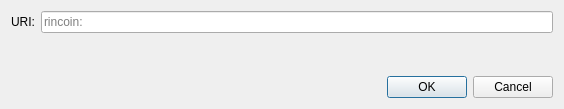
<?xml version="1.0" encoding="UTF-8"?>
<ui version="4.0">
 <class>OpenURIDialog</class>
 <widget class="QDialog" name="OpenURIDialog">
  <property name="geometry">
   <rect>
    <x>0</x>
    <y>0</y>
    <width>564</width>
    <height>109</height>
   </rect>
  </property>
  <property name="windowTitle">
   <string>Open rincoin URI</string>
  </property>
  <layout class="QVBoxLayout" name="verticalLayout">
   <item>
    <layout class="QHBoxLayout" name="horizontalLayout">
     <item>
      <widget class="QLabel" name="label">
       <property name="text">
        <string>URI:</string>
       </property>
      </widget>
     </item>
     <item>
      <widget class="QValidatedLineEdit" name="uriEdit">
       <property name="placeholderText">
        <string notr="true">rincoin:</string>
       </property>
      </widget>
     </item>
    </layout>
   </item>
   <item>
    <spacer name="verticalSpacer">
     <property name="orientation">
      <enum>Qt::Vertical</enum>
     </property>
     <property name="sizeHint" stdset="0">
      <size>
       <width>20</width>
       <height>40</height>
      </size>
     </property>
    </spacer>
   </item>
   <item>
    <widget class="QDialogButtonBox" name="buttonBox">
     <property name="orientation">
      <enum>Qt::Horizontal</enum>
     </property>
     <property name="standardButtons">
      <set>QDialogButtonBox::Cancel|QDialogButtonBox::Ok</set>
     </property>
    </widget>
   </item>
  </layout>
 </widget>
 <customwidgets>
  <customwidget>
   <class>QValidatedLineEdit</class>
   <extends>QLineEdit</extends>
   <header>qt/qvalidatedlineedit.h</header>
  </customwidget>
 </customwidgets>
 <resources/>
 <connections>
  <connection>
   <sender>buttonBox</sender>
   <signal>accepted()</signal>
   <receiver>OpenURIDialog</receiver>
   <slot>accept()</slot>
   <hints>
    <hint type="sourcelabel">
     <x>248</x>
     <y>254</y>
    </hint>
    <hint type="destinationlabel">
     <x>157</x>
     <y>274</y>
    </hint>
   </hints>
  </connection>
  <connection>
   <sender>buttonBox</sender>
   <signal>rejected()</signal>
   <receiver>OpenURIDialog</receiver>
   <slot>reject()</slot>
   <hints>
    <hint type="sourcelabel">
     <x>316</x>
     <y>260</y>
    </hint>
    <hint type="destinationlabel">
     <x>286</x>
     <y>274</y>
    </hint>
   </hints>
  </connection>
 </connections>
</ui>
